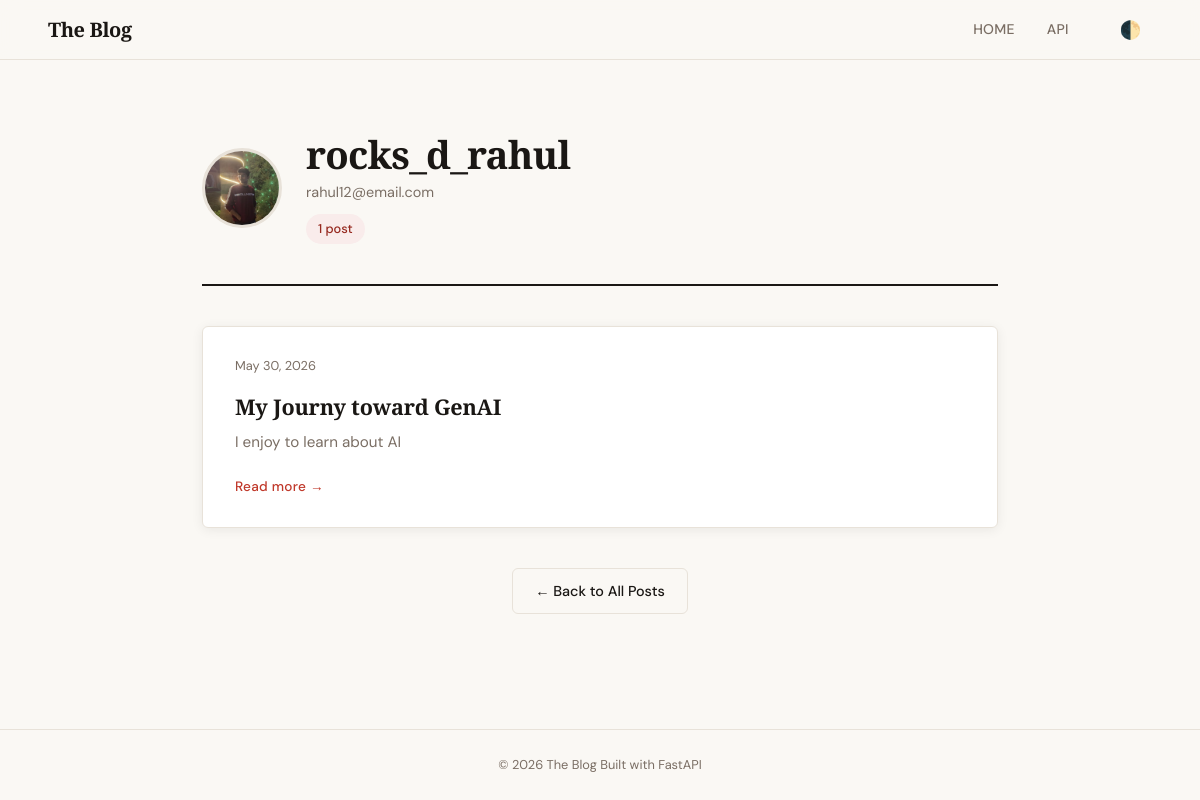
Screenshot of /users/2/posts with the database file from the repository.
### models.py (models this page shows, shortened)
class User(Base):
    __tablename__ = "users"
    id: Mapped[int] = mapped_column(Integer, primary_key=True, index=True)
    username: Mapped[str] = mapped_column(String(50), unique=True, nullable=False)
    email: Mapped[str] = mapped_column(String(120), unique=True, nullable=False)
    image_file: Mapped[str | None] = mapped_column(
        String(200),
        nullable=True,
        default=None,
    )
    posts: Mapped[list[Post]] = relationship(back_populates="author")

class Post(Base):
    __tablename__ = "posts"
    id: Mapped[int] = mapped_column(Integer, primary_key=True, index=True)
    title: Mapped[str] = mapped_column(String(100), nullable=False)
    content: Mapped[str] = mapped_column(Text, nullable=False)
    user_id: Mapped[int] = mapped_column(
        ForeignKey("users.id"),
        nullable=False,
        index=True,
    )
    date_posted: Mapped[datetime] = mapped_column(
        DateTime(timezone=True),
        default=lambda: datetime.now(UTC),
    )
    author: Mapped[User] = relationship(back_populates="posts")

### main.py (the view)
@app.get("/users/{user_id}/posts", response_class=HTMLResponse)
def user_post_page(
    requests : Request,
    user_id : int,
    db: Annotated[Session, Depends(get_db)]
):
    result = db.execute(select(models.User).where(models.User.id == user_id))
    user = result.scalars().first()
    if not user:
        raise HTTPException(status_code=404, detail="User not found")
    result = db.execute(select(models.Post).where(models.Post.user_id == user_id))
    posts = result.scalars().all()
    return templates.TemplateResponse(
        requests,
        "user_posts.html",
        {
            "posts": posts,
            "title": f"{user.username}'s Posts",
            "user": user
        },
    )

### templates/user_posts.html (shortened to what this page needs)
{% extends "layout.html" %}
{% block content %}
<section class="user-profile-header">
  <img
    src="{{ user.image_path }}"
    alt="{{ user.username }}"
    class="avatar-lg"
  />
  <div class="user-profile-info">
    <h1>{{ user.username }}</h1>
    <p class="user-email">{{ user.email }}</p>
    <span class="post-count-badge">{{ posts|length }} post{% if posts|length != 1 %}s{% endif %}</span>
  </div>
</section>
<div class="posts-grid">
  {% if posts %}
    {% for post in posts %}
    <article class="post-card">
      <div class="post-card-meta">
        <time class="post-date" datetime="{{ post.date_posted.isoformat() }}">
        </time>
      </div>
      <h2 class="post-card-title">
        <a href="/posts/{{ post.id }}">{{ post.title }}</a>
      </h2>
      <p class="post-card-excerpt">
        {{ post.content[:160] }}{% if post.content|length > 160 %}&hellip;{% endif %}
      </p>
      <a href="/posts/{{ post.id }}" class="read-more">Read more &rarr;</a>
    </article>
    {% endfor %}
  {% else %}
    <div class="empty-state">
      <span class="empty-icon">📄</span>
      <p>{{ user.username }} hasn't written anything yet.</p>
    </div>
  {% endif %}
</div>
<div class="pagination">
  <a href="/" class="btn btn-outline">&larr; Back to All Posts</a>
</div>
{% endblock content %}

### static/css/style.css (style rules this page uses)
:root { --bg: #faf8f4; --surface: #ffffff; --border: #e8e2d9; --text: #1a1714; --text-muted: #7a6e64; --accent: #c0392b; --accent-dark: #96291f; --accent-soft: #f9eceb; --radius: 6px; --shadow: 0 2px 12px rgba(0, 0, 0, .07); --shadow-hover: 0 6px 24px rgba(0, 0, 0, .12); --font-head: 'Playfair Display', Georgia, serif; --font-body: 'DM Sans', sans-serif; --max-w: 860px; --navbar-bg: rgba(250, 248, 244, 0.92); }
*, *::before, *::after { box-sizing: border-box; margin: 0; padding: 0; }
html { scroll-behavior: smooth; }
body { background: var(--bg); color: var(--text); font-family: var(--font-body); font-size: 16px; line-height: 1.7; min-height: 100vh; display: flex; flex-direction: column; }
a { color: inherit; text-decoration: none; }
img { display: block; max-width: 100%; }
.posts-grid { display: grid; gap: 1.5rem; }
.post-card { background: var(--surface); border: 1px solid var(--border); border-radius: var(--radius); padding: 1.75rem 2rem; box-shadow: var(--shadow); transition: box-shadow .25s, transform .25s; opacity: 0; animation: fadeUp .45s ease forwards; }
.post-card-meta { display: flex; align-items: center; justify-content: space-between; margin-bottom: 1rem; gap: .75rem; flex-wrap: wrap; }
.post-card-title { font-family: var(--font-head); font-size: 1.35rem; line-height: 1.3; margin-bottom: .6rem; letter-spacing: -0.01em; }
.post-card-title a { transition: color .2s; }
.post-card-excerpt { color: var(--text-muted); font-size: .95rem; margin-bottom: 1rem; display: -webkit-box; -webkit-line-clamp: 3; -webkit-box-orient: vertical; overflow: hidden; }
.read-more { font-size: .85rem; font-weight: 500; color: var(--accent); letter-spacing: .02em; transition: gap .2s; }
.avatar-xs, .avatar-sm, .avatar-lg { border-radius: 50%; object-fit: cover; border: 2px solid var(--border); }
.avatar-lg { width: 80px; height: 80px; border-width: 3px; }
.post-date { font-size: .8rem; color: var(--text-muted); white-space: nowrap; }
.user-profile-header { display: flex; align-items: center; gap: 1.5rem; padding: 2rem 0 2.5rem; border-bottom: 2px solid var(--text); margin-bottom: 2.5rem; flex-wrap: wrap; }
.user-profile-info h1 { font-family: var(--font-head); font-size: clamp(1.6rem, 4vw, 2.4rem); letter-spacing: -0.02em; line-height: 1.15; }
.user-email { color: var(--text-muted); font-size: .9rem; margin-top: .25rem; }
.post-count-badge { display: inline-block; margin-top: .6rem; padding: .25rem .75rem; background: var(--accent-soft); color: var(--accent-dark); border-radius: 999px; font-size: .8rem; font-weight: 500; }
.btn { display: inline-flex; align-items: center; gap: .4rem; padding: .6rem 1.4rem; border-radius: var(--radius); font-family: var(--font-body); font-size: .9rem; font-weight: 500; cursor: pointer; transition: background .2s, color .2s, border-color .2s, transform .15s; border: 1.5px solid transparent; }
.btn-outline { background: transparent; color: var(--text); border-color: var(--border); }
.pagination { margin-top: 2.5rem; display: flex; justify-content: center; }

### rows the page displays
User: image_path (picture), username "rocks_d_rahul", email "rahul12@email.com"
Post: title "My Journy toward GenAI", content "I enjoy to learn about AI"

### other values shown
{{ posts|length }} "1"
{{ now.year if now else "2026" }} "2026"
